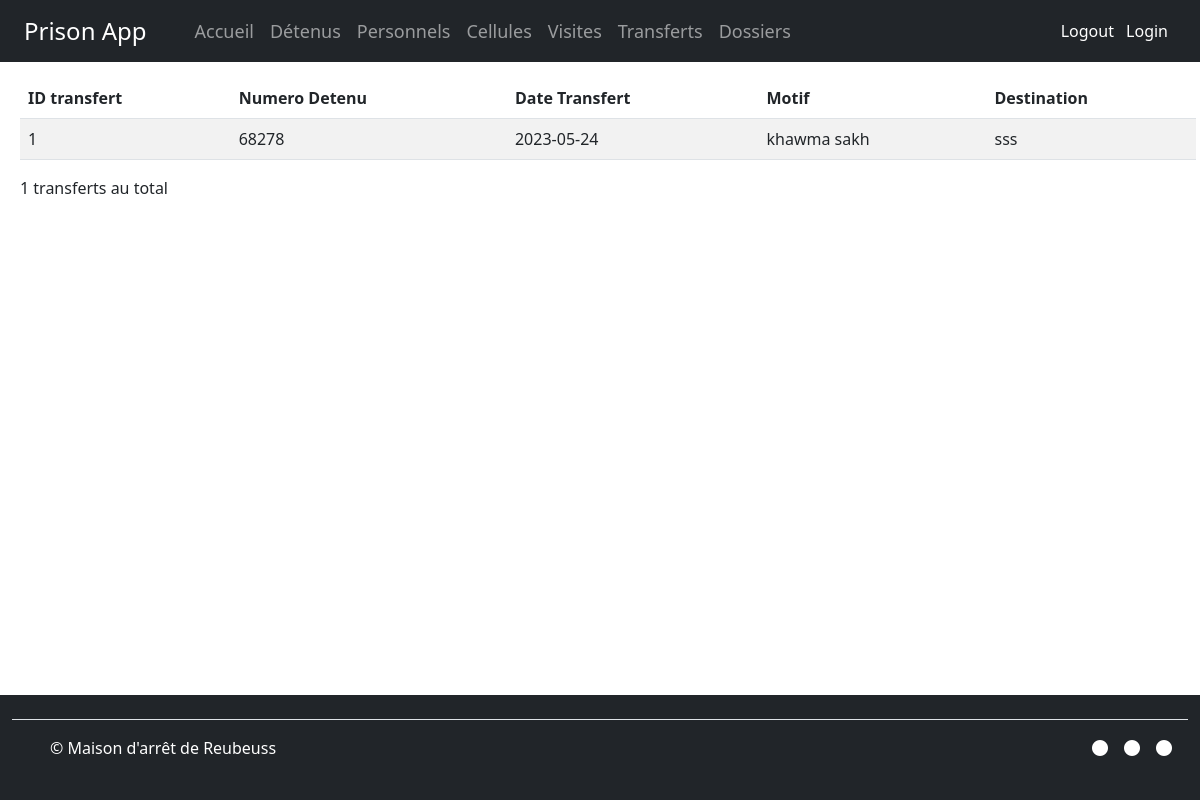
Page /transfert/liste (signed in) on the committed database.
### prisonApp/models.py (models this page shows, shortened)
class Transfert(db.Model):
    id_transfert = db.Column(db.Integer, primary_key=True)
    numero_detenu = db.Column(db.Integer, db.ForeignKey('detenus.numero_detenu'), nullable=False)
    data_transfert = db.Column(db.Date, nullable=False)
    lieu_destination = db.Column(db.Text, nullable=False)
    motif = db.Column(db.Text, nullable=False)

### prisonApp/views.py (the view)
@app.route("/transfert/liste", methods=['GET'])
@personnel_l2_required
def liste_transferts():
    data = Transfert.query.all()
    return render_template("transfert/liste.html", data=data)

### prisonApp/views.py (called while the page is built)
def personnel_l2_required(f):
    @wraps(f)
    def decorated_function(*args, **kwargs):
        if 'user_id' not in session:
            return render_template('403.html')
        user = Users.query.get(session['user_id'])
        if user.id_role not in [1, 2, 3, 4]:
            return render_template('403.html')
        return f(*args, **kwargs)
    return decorated_function

### prisonApp/templates/transfert/liste.html
{% extends 'base.html' %}
{% block content %}
<table class="table table-striped" id="tableau">
        <thead class="thead-dark">
            <tr>
                <th>ID transfert</th>
                <th>Numero Detenu</th>
                <th>Date Transfert</th>
                <th>Motif</th>
                <th>Destination</th>
            </tr>
        </thead>
        {% for i in data %}
        <tr>
            <td>{{ i.id_transfert  }}</td>
            <td>{{ i.numero_detenu  }}</td>
            <td>{{ i.data_transfert  }}</td>
            <td>{{ i.motif  }}</td>
            <td>{{ i.lieu_destination  }}</td>
        </tr>
         {% endfor %}
    </table>
<div>
  <p>{{ data|length }} transferts au total</p>
</div>
{% endblock %}

### prisonApp/static/css/style.css (style rules this page uses)
body { display: flex; flex-direction: column; }

### rows in the picture
Transfert: id_transfert "1", numero_detenu "68278", data_transfert "2023-05-24", motif "khawma sakh", lieu_destination "sss"

### other values in the picture
{{ data|length }} "1"
